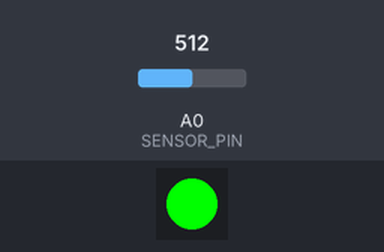
A sketch run on a simulated ESP8266 (NodeMCU). Parts: 1 RGB LEDs in strip order, left to right. The test bench sets the inputs (shaded band); at power-on: A0 (SENSOR_PIN) = 512. WiFi joins after 1.5 s; servers stay silent unless stated.

Above: at 0.4 s.
Timing chart, 0 to 1.9 s (numbered marks = the images above):
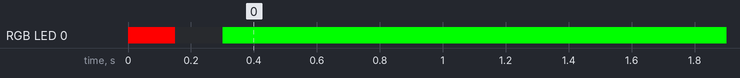

Measured:
- by itself, RGB LED 0: off → RGB(255, 0, 0) at 0.00 s, → off 0.15 s later, → RGB(0, 255, 0) 0.15 s later

The sketch:

Node1.ino.ino
```cpp
#include <ESP8266WiFi.h>
#include <espnow.h>
#include <Adafruit_NeoPixel.h>

#define NODE_ID 1
#define SENSOR_PIN A0
#define NEO_PIN D4

uint8_t receiverAddress[] = {0xC0, 0x5D, 0x89, 0xB1, 0x1C, 0x24};
typedef struct struct_message { int nodeID; float rawVal1; float rawVal2; } struct_message;
struct_message myData;
Adafruit_NeoPixel statusLED(1, NEO_PIN, NEO_GRB + NEO_KHZ800);
bool successFlag = false;

void OnDataSent(uint8_t *mac, uint8_t status) { successFlag = (status == 0); }

void setup() {
  statusLED.begin();
  WiFi.mode(WIFI_STA);
  if (esp_now_init() != 0) return;
  esp_now_set_self_role(ESP_NOW_ROLE_CONTROLLER);
  esp_now_register_send_cb(OnDataSent);
  esp_now_add_peer(receiverAddress, ESP_NOW_ROLE_COMBO, 1, NULL, 0);
}

void loop() {
  myData.nodeID = NODE_ID;
  myData.rawVal1 = analogRead(SENSOR_PIN); // Raw 0-1023
  myData.rawVal2 = 0; // Unused for Node 1

  esp_now_send(receiverAddress, (uint8_t *) &myData, sizeof(myData));

  if (successFlag) {
    statusLED.setPixelColor(0, statusLED.Color(0, 255, 0)); // SOLID GREEN
    statusLED.show();
    delay(500);
  } else {
    statusLED.setPixelColor(0, statusLED.Color(255, 0, 0)); // RED BLINK
    statusLED.show(); delay(150);
    statusLED.setPixelColor(0, 0);
    statusLED.show(); delay(150);
  }
}
```
